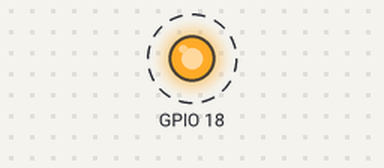
A program run on a simulated Raspberry Pi (BCM pin numbers). On the bench: output pins drawn as LEDs (lit = HIGH). Dashed ring = blinking.

Above: at 0.5 s.
Timing chart, 0 to 4.6 s (numbered marks = the images above):
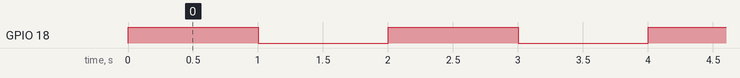

Measured:
- by itself, GPIO 18: alternates HIGH for 1.0 s and LOW for 1.0 s

The program:

blink.py
```python
#import GPIO & time
import RPi.GPIO as GPIO
import time

#name pins by their BCM number
GPIO.setmode(GPIO.BCM)

#Set pin 18 as output
GPIO.setup(18, GPIO.OUT)


#Never ending loop
while (True):
	GPIO.output(18, True)
	time.sleep(1)
	GPIO.output(18, False)
	time.sleep(1)
```
